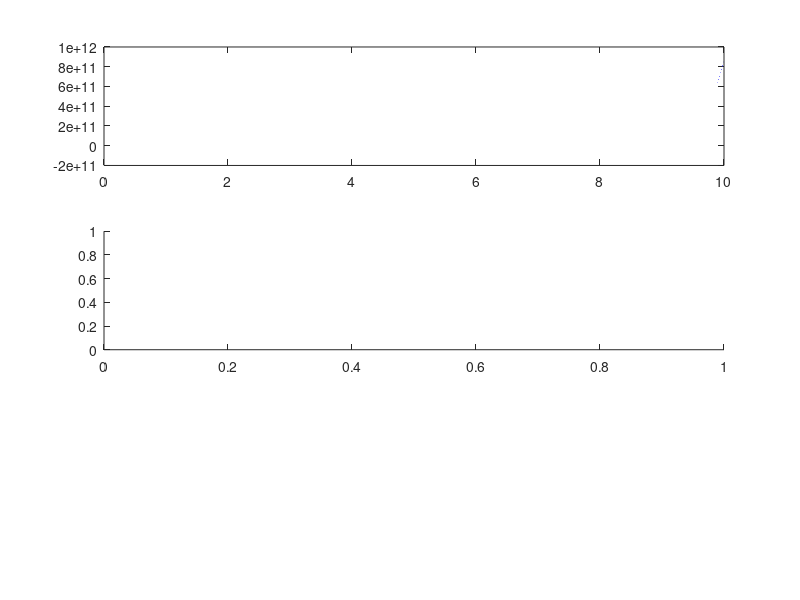

This figure's MATLAB source: (Note: this script raises an error after producing the figure.)
xs = (0:1e-5:10)';

f = @(x) exp(3 * x) ./ (log(x) + x);
g = @(x) composite_polyfit(f, xs, 0.1, 3);

subplot(3, 1, 1);
plot(xs, f(xs));

subplot(3, 1, 2);
plot(xs, g(xs));

subplot(3, 1, 3);
plot(xs, abs(g(xs) - f(xs)));
